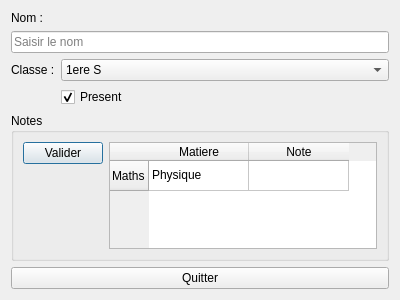
<?xml version="1.0" encoding="UTF-8"?>
<ui version="4.0">
 <class>Dialog</class>
 <widget class="QDialog" name="Dialog">
  <property name="geometry">
   <rect>
    <x>0</x>
    <y>0</y>
    <width>400</width>
    <height>300</height>
   </rect>
  </property>
  <property name="windowTitle">
   <string>Gestion des eleves</string>
  </property>
  <layout class="QVBoxLayout" name="verticalLayout">
   <item>
    <widget class="QLabel" name="label">
     <property name="text">
      <string>Nom :</string>
     </property>
    </widget>
   </item>
   <item>
    <widget class="QLineEdit" name="lineEdit">
     <property name="placeholderText">
      <string>Saisir le nom</string>
     </property>
    </widget>
   </item>
   <item>
    <layout class="QFormLayout" name="formLayout">
     <item row="0" column="0">
      <widget class="QLabel" name="labelClasse">
       <property name="text">
        <string>Classe :</string>
       </property>
      </widget>
     </item>
     <item row="0" column="1">
      <widget class="QComboBox" name="comboClasse">
       <item>
        <property name="text">
         <string>1ere S</string>
        </property>
       </item>
       <item>
        <property name="text">
         <string>2eme S</string>
        </property>
       </item>
      </widget>
     </item>
     <item row="1" column="1">
      <widget class="QCheckBox" name="checkPresent">
       <property name="text">
        <string>Present</string>
       </property>
       <property name="checked">
        <bool>true</bool>
       </property>
      </widget>
     </item>
    </layout>
   </item>
   <item>
    <widget class="QGroupBox" name="groupNotes">
     <property name="title">
      <string>Notes</string>
     </property>
     <layout class="QGridLayout" name="gridLayout">
      <item row="0" column="0">
       <widget class="QPushButton" name="btnValider">
        <property name="text">
         <string>Valider</string>
        </property>
       </widget>
      </item>
      <item row="0" column="1" rowspan="2">
       <widget class="QTableWidget" name="tableNotes">
        <column>
         <property name="text">
          <string>Matiere</string>
         </property>
        </column>
        <column>
         <property name="text">
          <string>Note</string>
         </property>
        </column>
        <row>
         <property name="text">
          <string>Maths</string>
         </property>
        </row>
        <item row="0" column="0">
         <property name="text">
          <string>Physique</string>
         </property>
        </item>
       </widget>
      </item>
     </layout>
    </widget>
   </item>
   <item>
    <spacer name="verticalSpacer">
     <property name="orientation">
      <enum>Qt::Vertical</enum>
     </property>
     <property name="sizeType">
      <enum>QSizePolicy::Expanding</enum>
     </property>
     <property name="sizeHint" stdset="0">
      <size>
       <width>20</width>
       <height>40</height>
      </size>
     </property>
    </spacer>
   </item>
   <item>
    <layout class="QHBoxLayout" name="bottomLayout">
     <item>
      <widget class="QPushButton" name="btnQuitter">
       <property name="text">
        <string>Quitter</string>
       </property>
       <property name="sizePolicy">
        <sizepolicy hsizetype="Expanding" vsizetype="Fixed">
         <horstretch>0</horstretch>
         <verstretch>0</verstretch>
        </sizepolicy>
       </property>
      </widget>
     </item>
    </layout>
   </item>
  </layout>
 </widget>
 <connections>
  <connection>
   <sender>btnQuitter</sender>
   <signal>clicked()</signal>
   <receiver>Dialog</receiver>
   <slot>close()</slot>
  </connection>
 </connections>
 <resources/>
 <includes/>
</ui>
